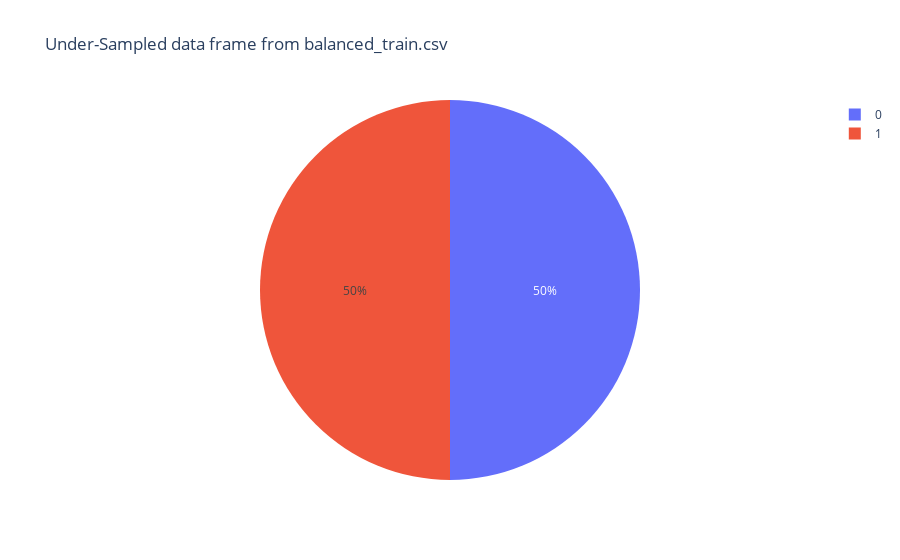

Notebook code cell kept with this figure:
### Code cell
balanced_train = pd.read_csv("data/balanced_train.csv", sep=";", decimal=',')
print(balanced_train['flagimpaye'].value_counts())
px.pie(values=balanced_train["flagimpaye"].value_counts(), names=["0", "1"], title="Under-Sampled data frame from balanced_train.csv")

### Figure 1 — Plotly figure (JSON) as saved in the notebook; plotly's stock layout.template omitted (floating-point values rounded to 4 significant figures)
{"data": [{"domain": {"x": [0.0, 1.0], "y": [0.0, 1.0]}, "hovertemplate": "label=%{label}<br>value=%{value}<extra></extra>", "labels": ["0", "1"], "legendgroup": "", "name": "", "showlegend": true, "type": "pie", "values": [5402, 5402]}], "layout": {"legend": {"tracegroupgap": 0}, "title": {"text": "Under-Sampled data frame from balanced_train.csv"}}}
